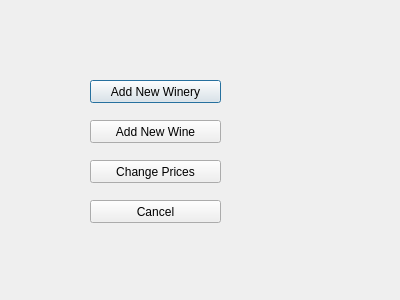
<?xml version="1.0" encoding="UTF-8"?>
<ui version="4.0">
 <class>EditWineries</class>
 <widget class="QDialog" name="EditWineries">
  <property name="geometry">
   <rect>
    <x>0</x>
    <y>0</y>
    <width>400</width>
    <height>300</height>
   </rect>
  </property>
  <property name="windowTitle">
   <string>Dialog</string>
  </property>
  <widget class="QPushButton" name="add_new_winery">
   <property name="geometry">
    <rect>
     <x>90</x>
     <y>80</y>
     <width>131</width>
     <height>23</height>
    </rect>
   </property>
   <property name="text">
    <string>Add New Winery</string>
   </property>
  </widget>
  <widget class="QPushButton" name="add_new_wine">
   <property name="geometry">
    <rect>
     <x>90</x>
     <y>120</y>
     <width>131</width>
     <height>23</height>
    </rect>
   </property>
   <property name="text">
    <string>Add New Wine</string>
   </property>
  </widget>
  <widget class="QPushButton" name="change_prices">
   <property name="geometry">
    <rect>
     <x>90</x>
     <y>160</y>
     <width>131</width>
     <height>23</height>
    </rect>
   </property>
   <property name="text">
    <string>Change Prices</string>
   </property>
  </widget>
  <widget class="QPushButton" name="cancel_edit_wineries">
   <property name="geometry">
    <rect>
     <x>90</x>
     <y>200</y>
     <width>131</width>
     <height>23</height>
    </rect>
   </property>
   <property name="text">
    <string>Cancel</string>
   </property>
  </widget>
 </widget>
 <resources/>
 <connections/>
</ui>
